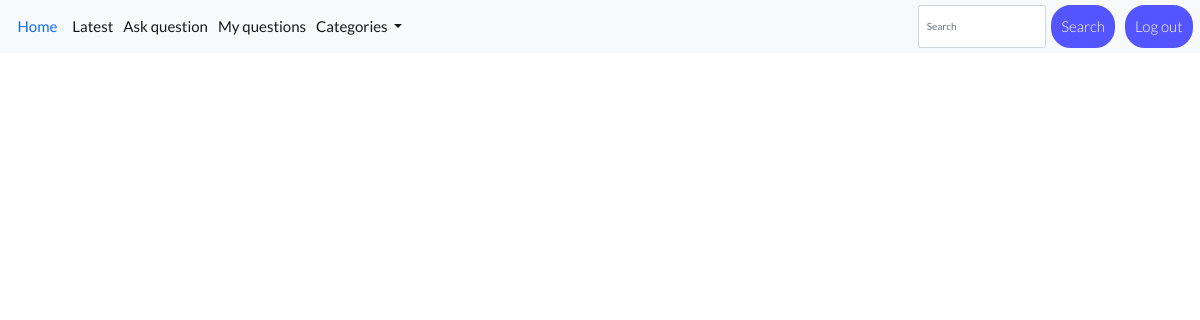
Page /show_detail (signed in) on the earlier database version.
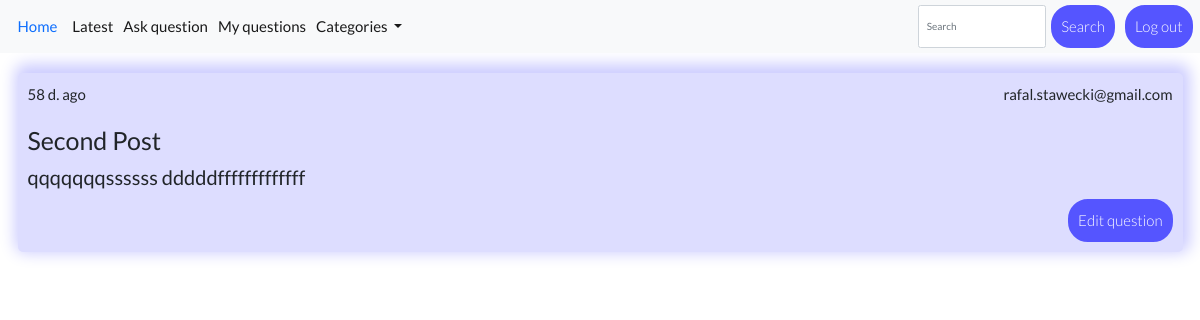
Same page on the later database version.
### forum/models.py (models this page shows, shortened)
class Question(Model):
    title = CharField(max_length=250)
    desc = TextField()
    image = ImageField(blank=True, upload_to='images/')
    createDate = DateTimeField(auto_now_add=True)
    user = ForeignKey(User, on_delete=CASCADE)
    categories = [
        ("", 'Choose category'),
        ('ft', 'Football'),
        ('bs', 'Basketball'),
        ('sj', 'Ski Jumping'),
        ('hb', 'Handball'),
        ('bx', 'Boxing'),
        ('vb', 'Volleyball')
    ]
    category = CharField(max_length=2, choices=categories, default='')
    likes = ManyToManyField(User, related_name='likes', blank=True)
    def display_date(self):
        tz = timezone.utc
        actualDate = datetime.now(tz)
        diffDate = (actualDate - self.createDate).total_seconds()
        if(diffDate >= 86400):
            return str(round(diffDate/60/60/24)) + " d. ago"
        elif(diffDate > 3600 and diffDate < 86400):
            return str(round(diffDate/60/60)) + " h. ago"
        else:
            return str(round(diffDate/60)) + " min. ago"

### accounts/models.py (models this page shows)
class User(AbstractUser):
    username = None #usuwamy username
    email = models.EmailField(_('email address'), unique=True)
    USERNAME_FIELD = 'email' #username_field - pole oprócz hasła potrzebne przy logowaniu
    REQUIRED_FIELDS = [] # inne wymagane pola oprócz username_field i password
    objects = UserManager() #dodanie funkcji tworzących usera i superusera

### forum/views.py (the view)
# urls.py: path('show_detail' , views.show_detail, name='show_detail'),
@login_required
def show_detail(request):
    questions = Question.objects.filter(user=request.user)
    return render(request, 'forum/show_detail.html', {'questions': questions})

### forum/templates/forum/show_detail.html (shortened to what this page needs)
{% extends 'base.html' %}
{% block content %}
<section>
    <div class="row">
        {% for question in questions %}
        <div class="question-col">
            <div class="question-box">
                <div class="display-date-user">
                    <p>{{ question.display_date }}</p>
                    <p>{{ question.user }}</p>
                </div>
                    <h1 class="title">{{ question.title }}</h1>
                    <h2 class="description">{{ question.desc|truncatechars:70 }}</h2>
                    <div class="btn-cls">
                        <div class="total-likes-btnLikes">
                            <a class="btn margin-left" href="{% url 'myDetail' question.id %}">Edit question</a>
                        </div>
                    </div>
                    {% endfor %}
                </div>
            </div>
        </div>
</section>
{% endblock content %}

Differences in the rows shown:
added Question: display_date "58 d. ago", user "rafal.stawecki@gmail.com", title "Second Post", desc "qqqqqqqssssss dddddfffffffffffff"
